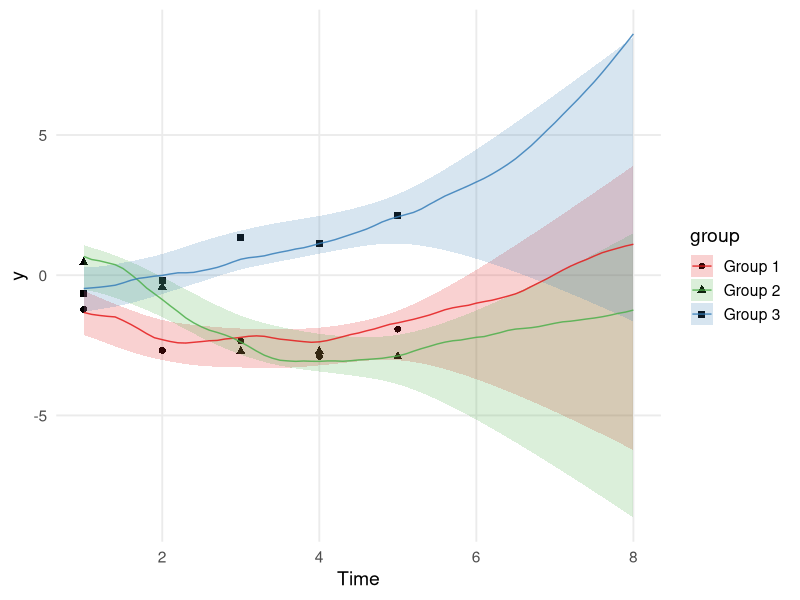
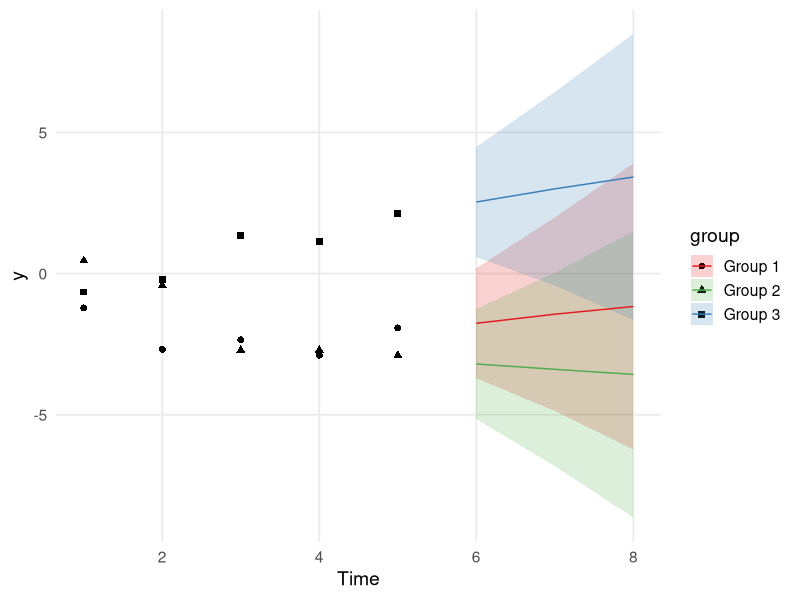
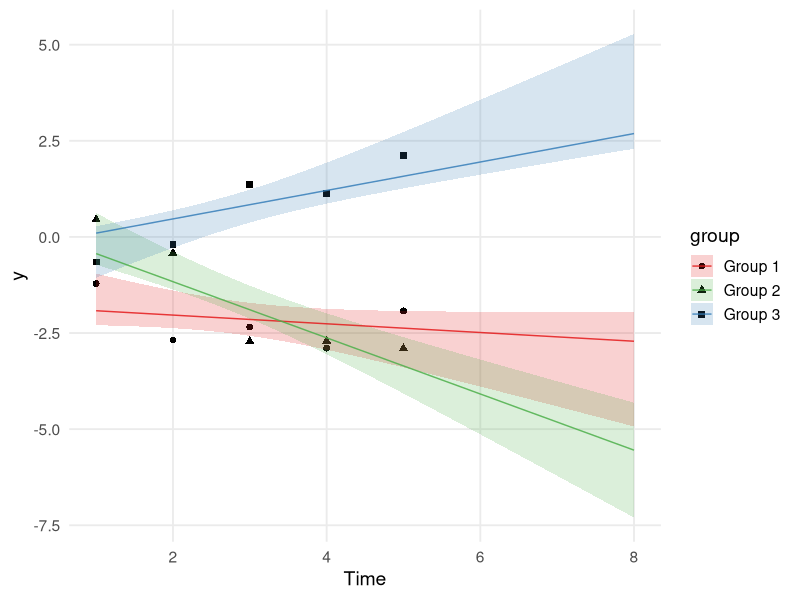
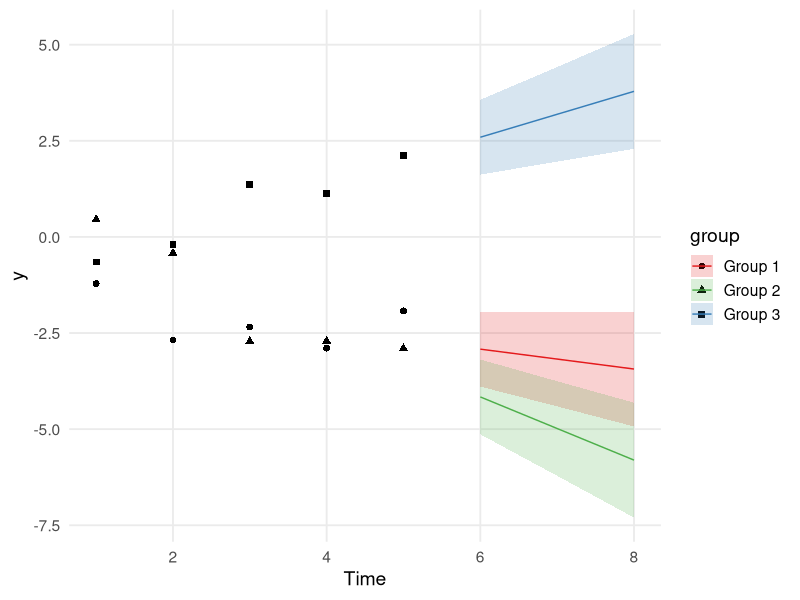
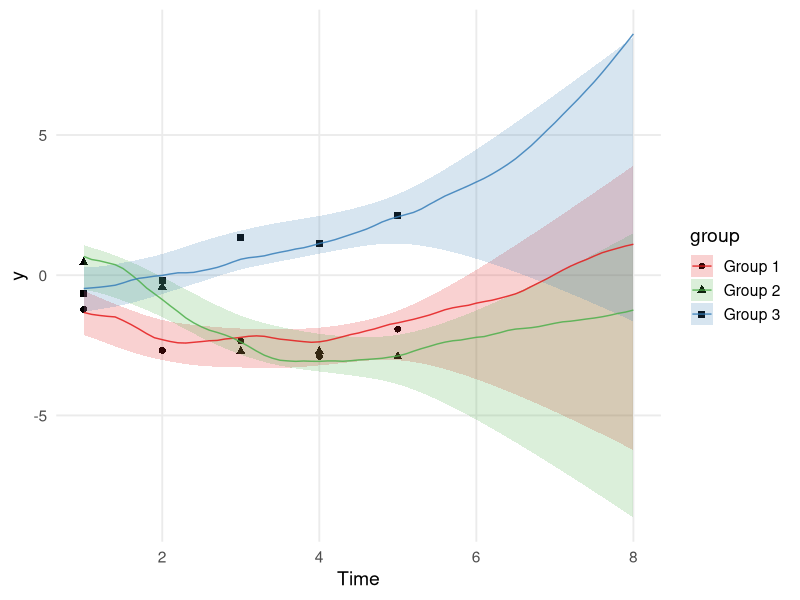
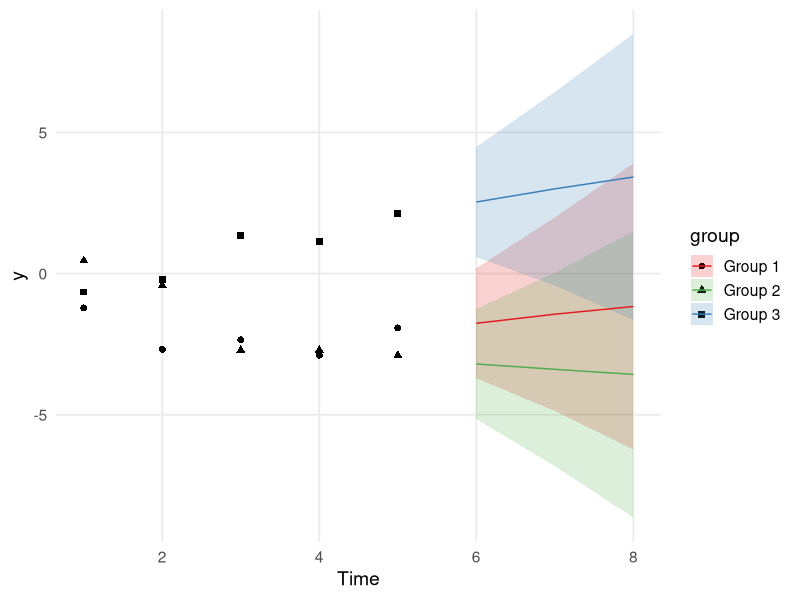
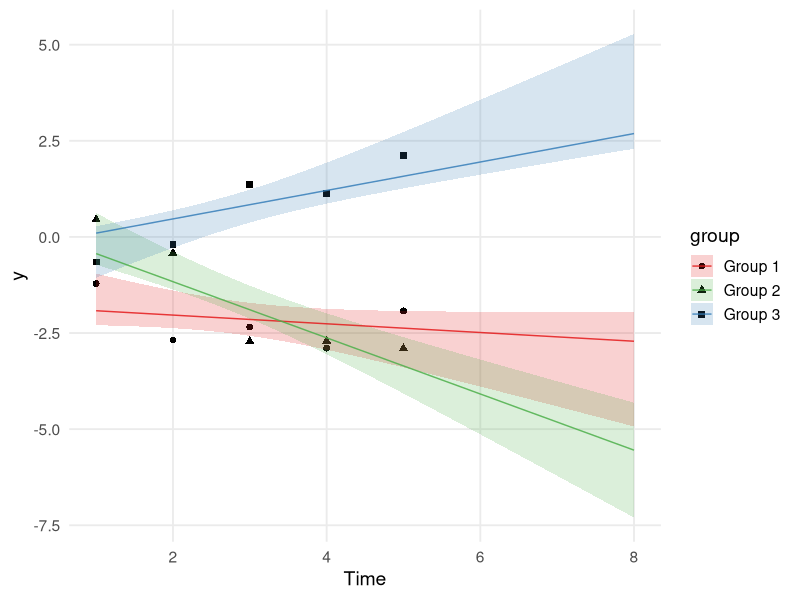
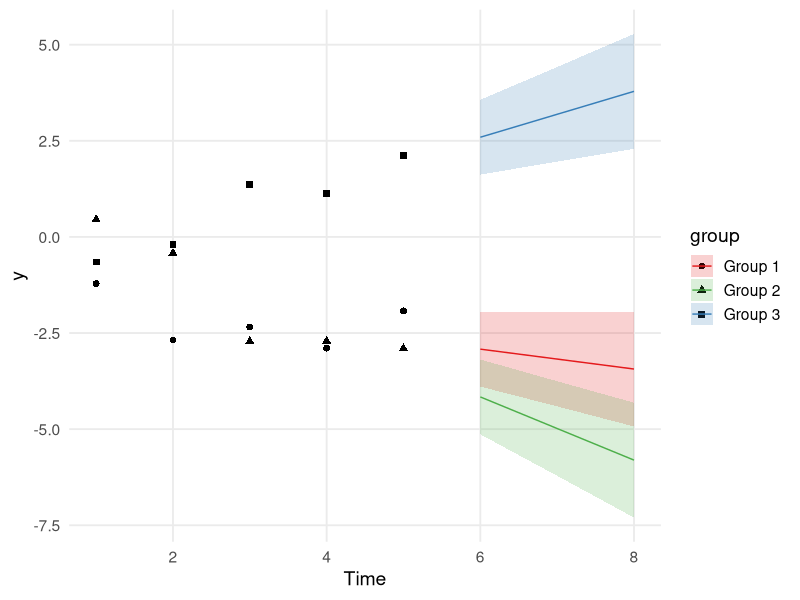

Source code (R) for these figures, in order:
# --- Packages -----------------------------------------------------------------
library(dplyr)
library(ggplot2)
library(mvtnorm)

# --- Your sampling routine ----------------------------------------------------
sample_gp_paths <- function(Sigma, n.samps = 5, tol = 1e-8) {
  ev  <- eigen(Sigma, symmetric = TRUE)
  pos <- which(ev$values > tol)
  L   <- ev$vectors[,pos] %*% diag(sqrt(ev$values[pos]), length(pos))
  Z   <- matrix(rnorm(length(pos) * n.samps), nrow = length(pos))
  t(L %*% Z)
}

# --- Your covariance kernels --------------------------------------------------
cov_intBM <- function(s, t) {
  smin <- outer(s, t, pmin); smax <- outer(s, t, pmax)
  (smin^2 * smax)/2 - (smin^3)/6
}
cov_intBM_scaled <- function(s, t) {
  K0      <- cov_intBM(s, t)
  scaling <- 3 / sqrt(outer(s, t, "*"))
  K0 * scaling + outer(rep(1,length(s)),rep(1,length(t)),"*")
}
cov_rank1 <- function(s, t) { outer(s, t, "*") + outer(rep(1,length(s)),rep(1,length(t)),"*") }

# --- Helper: GP conditioning (works with any of the kernels above) ------------
gp_condition <- function(t_obs, y_obs, t_pred, kernel_fun, sigma_eps) {
  K_oo <- kernel_fun(t_obs, t_obs)
  K_op <- kernel_fun(t_obs, t_pred)
  K_pp <- kernel_fun(t_pred, t_pred)
  
  Sigma_y <- K_oo + diag(sigma_eps^2, length(t_obs))
  # mean = K_po * Sigma_y^{-1} * y
  alpha <- solve(Sigma_y, y_obs)
  mean_pred <- as.vector(t(K_op) %*% alpha)
  
  # cov = K_pp - K_po * Sigma_y^{-1} * K_op
  V <- solve(Sigma_y, K_op)
  cov_pred <- K_pp - t(K_op) %*% V
  list(mean = mean_pred, cov = cov_pred)
}
## ---------------------------------------------------------------------------
## 1) SIMULATION ONLY: generate one dataset (no fitting)
## ---------------------------------------------------------------------------
simulate_gp_dataset <- function(groups = c("Group 1","Group 2","Group 3"),
                                t_obs = 1:5, t_pred = 6:10,
                                kernel_gen = cov_intBM_scaled,  # kernel used for data gen
                                sigma_eps = 1.0,
                                seed = 42) {
  set.seed(seed)
  t_all <- c(t_obs, t_pred)
  G <- length(groups)
  
  obs_df   <- vector("list", G)
  truth_df <- vector("list", G)  # optional: latent f and noisy y on all times
  
  for (g in seq_len(G)) {
    K_all <- kernel_gen(t_all, t_all)
    f_all <- as.numeric(sample_gp_paths(K_all, n.samps = 1))  # latent path
    y_all <- f_all + rnorm(length(t_all), 0, sigma_eps)
    
    idx_obs <- match(t_obs, t_all)
    y_obs   <- y_all[idx_obs]
    
    obs_df[[g]] <- data.frame(group = groups[g], time = t_obs, y = y_obs)
    truth_df[[g]] <- data.frame(group = groups[g], time = t_all,
                                f = f_all, y_noisy = y_all)
  }
  
  list(
    obs   = do.call(rbind, obs_df),
    truth = do.call(rbind, truth_df),
    t_obs = t_obs,
    t_pred = t_pred
  )
}

## ---------------------------------------------------------------------------
## 2) FITTING ONLY: given observed data, produce preds and trajectories
## ---------------------------------------------------------------------------
fit_gp_by_group <- function(obs_df,
                            t_pred,
                            t_grid,                 # fine grid for trajectories/mean/PI
                            kernel_fun = cov_intBM_scaled,
                            sigma_eps = 1.0) {
  groups <- sort(unique(obs_df$group))
  pred_df <- vector("list", length(groups))
  grid_df <- vector("list", length(groups))
  traj_df <- vector("list", length(groups))
  
  for (i in seq_along(groups)) {
    g <- groups[i]
    dat_g <- obs_df[obs_df$group == g, , drop = FALSE]
    dat_g <- dat_g[order(dat_g$time), ]              # ensure time order
    t_obs <- dat_g$time
    y_obs <- dat_g$y
    
    # (A) integer predictions for NO-trajectory figure
    fit_pred <- gp_condition(t_obs, y_obs, t_pred, kernel_fun, sigma_eps)
    pred_mean <- fit_pred$mean
    pred_sd   <- sqrt(pmax(diag(fit_pred$cov), 0))
    
    # (B) fine-grid posterior for WITH-trajectory figure
    fit_grid <- gp_condition(t_obs, y_obs, t_grid, kernel_fun, sigma_eps)
    grid_mean <- fit_grid$mean
    grid_sd   <- sqrt(pmax(diag(fit_grid$cov), 0))
    # one posterior trajectory on fine grid
    traj_draw <- as.numeric(sample_gp_paths(fit_grid$cov, n.samps = 1) + matrix(grid_mean, nrow = 1))
    
    pred_df[[i]] <- data.frame(group = g, time = t_pred,
                               mean = pred_mean, sd = pred_sd,
                               lower = pred_mean - 1.96 * pred_sd,
                               upper = pred_mean + 1.96 * pred_sd)
    grid_df[[i]] <- data.frame(group = g, time = t_grid,
                               mean = grid_mean, sd = grid_sd,
                               lower = grid_mean - 1.96 * grid_sd,
                               upper = grid_mean + 1.96 * grid_sd)
    traj_df[[i]] <- data.frame(group = g, time = t_grid, y = traj_draw)
  }
  
  list(
    pred      = do.call(rbind, pred_df),     # used in NO-trajectory figure
    grid      = do.call(rbind, grid_df),     # mean/PI on fine grid
    traj_grid = do.call(rbind, traj_df)      # one trajectory per group on fine grid
  )
}

## ---------------------------------------------------------------------------
## Example usage
## ---------------------------------------------------------------------------
# Simulate once (generation kernel can be chosen independently of fitting kernel)
sim <- simulate_gp_dataset(kernel_gen = cov_intBM_scaled,
                           t_obs = 1:5, t_pred = 6:8,
                           sigma_eps = .5, seed = 40)

# Choose fine grid for the WITH-trajectory plot
t_grid <- seq(min(sim$t_obs), max(sim$t_pred), by = 0.1)

# Fit (can try cov_intBM_scaled or cov_rank1 here)
fit_scaled <- fit_gp_by_group(sim$obs, t_pred = sim$t_pred, t_grid = t_grid,
                              kernel_fun = cov_intBM_scaled, sigma_eps = .5)
fit_rank1 <- fit_gp_by_group(sim$obs, t_pred = sim$t_pred, t_grid = t_grid,
                              kernel_fun = cov_rank1, sigma_eps = .5)


# --- Build plots for a given fit object ---------------------------------------
make_plots <- function(sim, fit, kernel_label,
                       group_cols   = c("Group 1"="#e41a1c","Group 2"="#4daf4a","Group 3"="#377eb8"),
                       group_shapes = c("Group 1"=16, "Group 2"=17, "Group 3"=15)) {
  
  # WITH trajectories on fine grid
  p_with_traj <-
    ggplot() +
    geom_point(data = sim$obs,
               aes(x = time, y = y, shape = group),
               color = "black", size = 2) +
    geom_ribbon(data = fit$grid,
                aes(x = time, ymin = lower, ymax = upper, fill = group),
                alpha = 0.20) +
    geom_path(data = fit$traj_grid,
              aes(x = time, y = y, color = group, group = group),
              linewidth = 0.5, alpha = 0.85) +
    scale_color_manual(values = group_cols, name = "group") +
    scale_fill_manual(values = group_cols,  name = "group") +
    scale_shape_manual(values = group_shapes, name = "group") +
    labs(
      x = "Time", y = "y"
    ) +
    theme_minimal(base_size = 14) +
    theme(legend.position = "right", panel.grid.minor = element_blank())
  
  # NO trajectories (integer predictions only)
  p_no_traj <-
    ggplot() +
    geom_point(data = sim$obs,
               aes(x = time, y = y, shape = group),
               color = "black", size = 2) +
    geom_ribbon(data = fit$pred,
                aes(x = time, ymin = lower, ymax = upper, fill = group),
                alpha = 0.20) +
    geom_line(data = fit$pred,
              aes(x = time, y = mean, color = group),
              linewidth = 0.5) +
    scale_color_manual(values = group_cols, name = "group") +
    scale_fill_manual(values = group_cols,  name = "group") +
    scale_shape_manual(values = group_shapes, name = "group") +
    labs(
      x = "Time", y = "y"
    ) +
    theme_minimal(base_size = 14) +
    theme(legend.position = "right", panel.grid.minor = element_blank())
  
  list(with_traj = p_with_traj, no_traj = p_no_traj)
}

# --- Create figures for BOTH kernels ------------------------------------------
plots_scaled <- make_plots(sim, fit_scaled, kernel_label = "scaled kernel")
plots_rank1  <- make_plots(sim, fit_rank1,  kernel_label = "rank-1 kernel")

# Show all four
print(plots_scaled$with_traj)
ggsave("scaled_with_traj.png", plots_scaled$with_traj, width = 8, height = 6)
print(plots_scaled$no_traj)
ggsave("scaled_no_traj.png", plots_scaled$no_traj, width = 8, height = 6)
print(plots_rank1$with_traj)
ggsave("rank1_with_traj.png", plots_rank1$with_traj, width = 8, height = 6)
print(plots_rank1$no_traj)
ggsave("rank1_no_traj.png", plots_rank1$no_traj, width = 8, height = 6)
